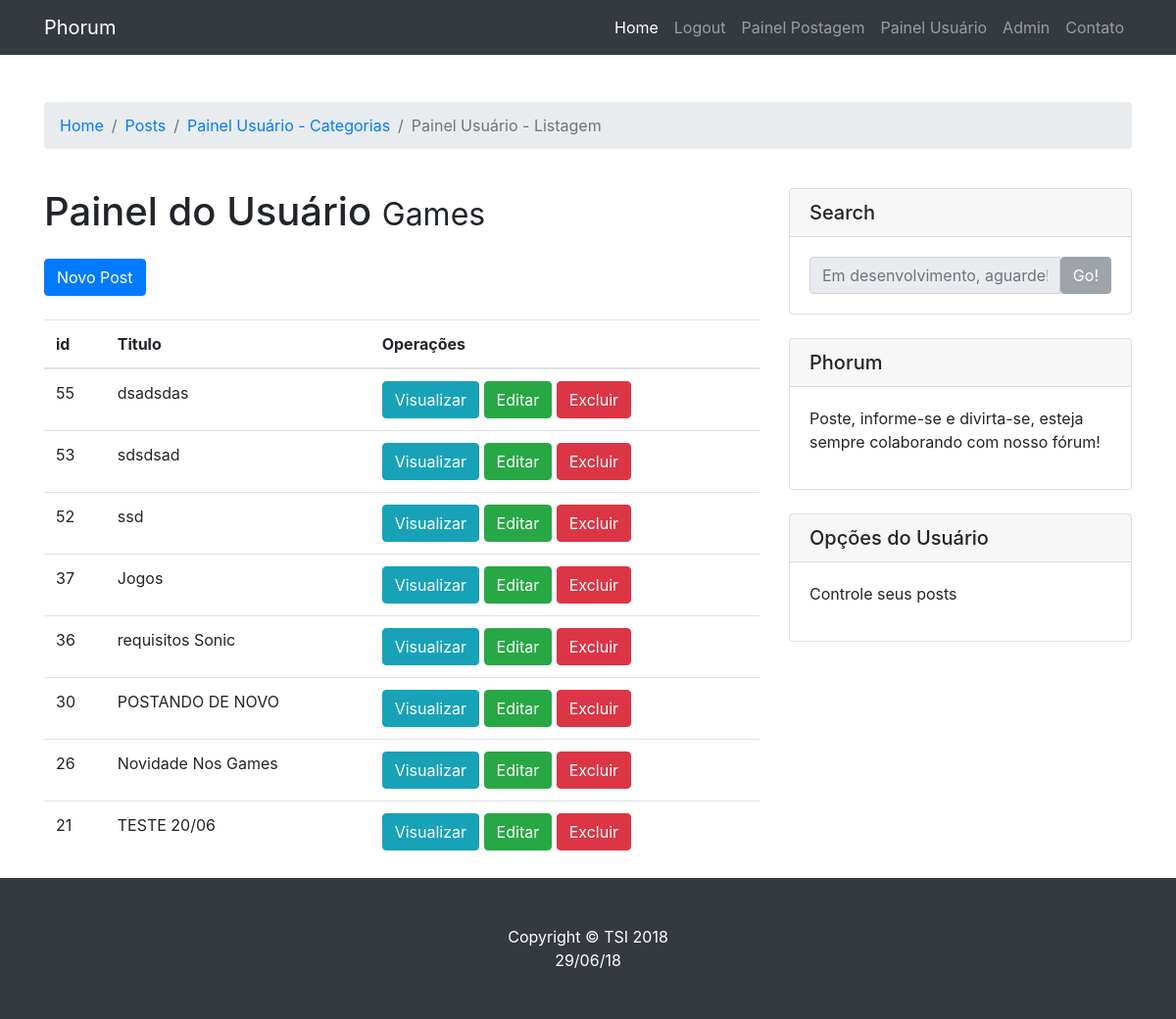
The page /forumfinal/lucas/painelposts_listagem.php?id_ct=1 (signed in) on the database its author committed.
### tables this page shows
CREATE TABLE IF NOT EXISTS `categorias` (
  `id_cat` int(11) NOT NULL AUTO_INCREMENT,
  `categoria` varchar(255) NOT NULL,
  PRIMARY KEY (`id_cat`)
);

CREATE TABLE IF NOT EXISTS `posts` (
  `id_post` int(11) NOT NULL AUTO_INCREMENT,
  `id_cat` int(11) NOT NULL,
  `id_user` int(11) NOT NULL,
  `titulo` varchar(255) NOT NULL,
  `conteudo` text NOT NULL,
  `data` date NOT NULL,
  PRIMARY KEY (`id_post`),
  KEY `id_cat` (`id_cat`),
  KEY `id_user` (`id_user`)
);

### forumfinal/lucas/painelposts_listagem.php (the view, shortened to what this page needs)
<?php
require_once('inc/cabecalho.php');
$id_ct = $_GET['id_ct'];
if (isset($_SESSION['id_user'])){
$sql="SELECT user,titulo,posts.id_post,categoria FROM posts,usuarios,categorias WHERE posts.id_user=usuarios.id_user AND posts.id_cat=categorias.id_cat AND posts.id_cat=".$id_ct." AND usuarios.id_user=".$_SESSION['id_user']." ORDER BY id_post DESC";
$result = mysqli_query($conexao, $sql);
$result_array = mysqli_fetch_array($result,MYSQLI_ASSOC);
?>
    <div class="container">
          <br>
          <br>
          <ol class="breadcrumb">
            <li class="breadcrumb-item"><a href="../index.php">Home</a></li>
            <li class="breadcrumb-item "><a href="posts.php">Posts</a></li>
            <li class="breadcrumb-item "><a href="painelposts_categorias.php">Painel Usuário - Categorias</a></li>
            <li class="breadcrumb-item active">Painel Usuário - Listagem</li>
          </ol>
      <div class="row">
        <div class="col-md-8">
          <h1 class="my-4">Painel do Usuário
            <small><?php echo $result_array['categoria']; ?></small>
          </h1>
          <?php
          $html1 ='
          <a class="btn btn-primary" href="postar.php?id_categoria='.$id_ct.'">Novo Post</a>
          </br></br>
              <table class="table">
                  <thead>
                    <tr>
                    <th scope="col">id</th>
                    <th scope="col">Titulo</th>
                    <th scope="col">Operações</th>
                    </tr>
                  </thead>
                  <tbody>';
                  echo $html1;
                 foreach($result as $listagem){
                  $html = '<tr>
                    <td>'.$listagem['id_post'].'</td>
                    <td>'.$listagem['titulo'].'</td>
                    <td>
                      <a class="btn btn-info" href="visualizar.php?id_post='.$listagem['id_post'].'&id_ct='.$id_ct.'" target="_blank">
                        Visualizar</a>
                      <a class="btn btn-success" href="editar.php?id_post='.$listagem['id_post'].'&id_ct='.$id_ct.'">
                        Editar</a>
                      <a class="btn btn-danger" href="excluir.php?id_post='.$listagem['id_post'].'&id_ct='.$id_ct.'">Excluir</a>
                    </td>
                    </tr>';
                  echo $html;
                }
                ?>
                </tbody>
              </table>
        </div>
        <div class="col-md-4">
        <?php
        require_once('inc/banners.php');
        ?>
          <div class="card my-4">
            <h5 class="card-header">Opções do Usuário</h5>
            <div class="card-body">
              <div class="row">
                <div class="col-lg-12">
                  <ul class="list-unstyled mb-0">
                    <li>
                      <p>Controle seus posts</p>
                    </li>
                  </ul>
                </div>
              </div>
            </div>
          </div>
        </div>
      </div>
    </div>
<?php
}
require_once('inc/rodape.php');

### forumfinal/lucas/css/heroic-features.css (style rules this page uses)
body { padding-top: 54px; }
@media (min-width: 992px) { body { padding-top: 56px; } }

### rows shown on the page
categorias: categoria "Games"
posts: id_post "55", titulo "dsadsdas"
posts: id_post "53", titulo "sdsdsad"
posts: id_post "52", titulo "ssd"
posts: id_post "37", titulo "Jogos"
posts: id_post "36", titulo "requisitos Sonic"
posts: id_post "30", titulo "POSTANDO DE NOVO"
posts: id_post "26", titulo "Novidade Nos Games"
posts: id_post "21", titulo "TESTE 20/06"
